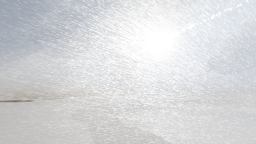
#> input picture data/bookmarks/default_beam_snow_antarctica.png, 256 x 144 px, given in place of bookmarks, which was not available
$ python cloud_stats.py ../data/bookmarks
#> lines starting #> are read from the running program, lines starting #| are printed output that depends on the picture; after the words box and inside, x2 and y2 are one past the last pixel; in counts of white or black regions, pixels touching at a corner belong together; pictures that were not available may be replaced by others from this repository, and a replacement may not be noted
#!/usr/bin/env python3
"""Cloud-field statistics for benchmarking the clouds' look from space against real imagery (review 17).

    python tools/cloud_stats.py image.png [image2.jpg ...] [--km-per-px 0.8] [--crop x,y,w,h] [--mask out.png]

For each image: a cloud mask (bright and unsaturated: white cloud over a dark sea or land, Otsu threshold on
brightness - saturation), then
  cover        the cloud fraction
  D            the perimeter-area fractal dimension of the cloud objects: P ~ A^(D/2) over objects of 10 px
               and up (Lovejoy 1982: D ~ 1.35 for real cloud and rain areas from 1 to 1e6 km^2; smooth blobs
               come out near 1.0-1.15, the "Perlin" look)
  size_b       the exponent of the object-area distribution, N(> A) ~ A^-b (real cloud fields ~0.7-1.0)
  spec_slope   the radially averaged power spectrum slope of the cloud MASK (k^-slope; smaller = more fine
               structure; the brightness spectrum is confounded by glint and limb gradients in renders)
  holes        clear "holes" per 1000 km^2 inside cloudy areas (open cells and broken decks have many)
Prints a table (JSON with --json). Needs numpy, scipy, Pillow.
"""
import argparse
import json
import os
import sys

import numpy as np
from PIL import Image

try:
    from scipy import ndimage
except ImportError:
    sys.exit("cloud_stats needs scipy")


def otsu(v):
    h, e = np.histogram(v, bins=256)
    c = (e[:-1] + e[1:]) / 2
    w0 = np.cumsum(h)
    w1 = w0[-1] - w0
    m0 = np.cumsum(h * c) / np.maximum(w0, 1)
    mt = (h * c).sum()
    m1 = (mt - np.cumsum(h * c)) / np.maximum(w1, 1)
    return c[np.argmax(w0 * w1 * (m0 - m1) ** 2)]


def stats(path, kmpx, crop=None, maskout=None, scale=1.0):
#> called with path = '../data/bookmarks', kmpx = 0.8, scale = 1
    im = Image.open(path).convert("RGB")
    if crop:
        x, y, w, h = crop
        im = im.crop((x, y, x + w, y + h))
    if scale != 1.0:   # compare at one ground resolution: renders' clouds are half-res, MODIS thumbnails sharp
        im = im.resize((max(1, int(im.width * scale)), max(1, int(im.height * scale))), Image.BOX)
        kmpx /= scale
    a = np.asarray(im).astype(np.float64) / 255.0
    mx, mn = a.max(-1), a.min(-1)
    bright = 0.2126 * a[..., 0] + 0.7152 * a[..., 1] + 0.0722 * a[..., 2]
    sat = (mx - mn) / np.maximum(mx, 1e-3)
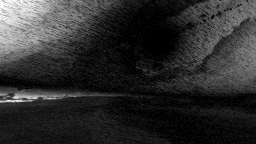
#> sat: shape (144, 256) float64; min 0, max 0.12, mean 0.0217; drawn with min black and max white
    score = bright - 0.6 * sat
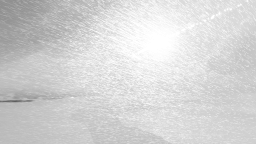
#> score: shape (144, 256) float64; min 0.369, max 1, mean 0.834
    thr = otsu(score)
#> in otsu, `h, e = np.histogram(v, bins=256)`: h = 256 values, max 513 at index 255, min 0 at index 1, mean 144; e = 257 values from 0.369 to 1
#> in otsu, `c = (e[:-1] + e[1:]) / 2`: c = 256 values from 0.37 to 0.999
#> in otsu, `w0 = np.cumsum(h)`: w0 = 256 values from 1 to 36864
#> in otsu, `w1 = w0[-1] - w0`: w1 = 256 values, max 36863 at index 0, min 0 at index 255, mean 27110.7
#> in otsu, `m0 = np.cumsum(h * c) / np.maximum(w0, 1)`: m0 = 256 values from 0.37 to 0.834
#> in otsu, `mt = (h * c).sum()`: mt = 30751.7
#> in otsu, `m1 = (mt - np.cumsum(h * c)) / np.maximum(w1, 1)`: m1 = 256 values, max 0.999 at index 254, min -7.28e-12 at index 255, mean 0.872
#> thr = 0.826
    mask = score > thr
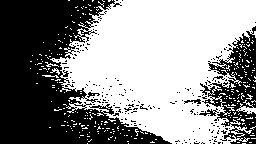
#> mask: shape (144, 256) bool; 55.7% white; 193 black regions (187 under 20 px), largest, box (x1, y1, x2, y2) and area: (0, 0, 172, 144) 12884, (200, 26, 256, 144) 2804, (199, 108, 219, 116) 63, (184, 99, 201, 104) 44, (87, 92, 100, 98) 33, (212, 76, 225, 81) 24
    mask = ndimage.binary_opening(mask, iterations=1)
#> mask: shape (144, 256) bool; 50.2% white; 96 black regions (93 under 20 px), largest, box (x1, y1, x2, y2) and area: (0, 0, 172, 144) 14011, (184, 26, 256, 144) 4064, (124, 104, 148, 113) 77
    if maskout:
        Image.fromarray((mask * 255).astype(np.uint8)).save(maskout)
    lab, n = ndimage.label(mask)
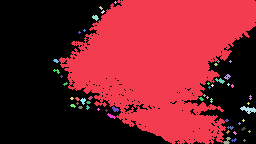
#> lab: shape (144, 256) int32; 53 distinct labels, from 0 to 52; one colour per label, 0 black
#> n = 52
    areas = ndimage.sum(np.ones_like(lab), lab, index=np.arange(1, n + 1))
#> areas = 52 values, max 17907 at index 0, min 5 at index 1, mean 355.6
    # perimeter: boundary pixels (4-neighbour) per object
    er = ndimage.binary_erosion(mask)
#> er: shape (144, 256) bool; 45% white; 100 white regions (98 under 20 px), largest, box (x1, y1, x2, y2) and area: (61, 1, 255, 143) 16316, (241, 107, 255, 112) 29
    edge = mask & ~er
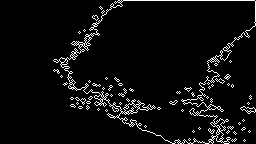
#> edge: shape (144, 256) bool; 5.2% white in thin lines or dots, all inside (x1, y1, x2, y2) = (53, 0, 256, 144)
    per = ndimage.sum(edge, lab, index=np.arange(1, n + 1))
#> per = 52 values, max 1501 at index 0, min 4 at index 1, mean 36.67
    keep = (areas >= 10) & (per > 0)
    D = float("nan")
    if keep.sum() >= 8:
        slope = np.polyfit(np.log(areas[keep]), np.log(per[keep]), 1)[0]
#> slope = 0.711
        D = 2.0 * slope
#> D = 1.42
    b = float("nan")
    A = np.sort(areas[areas >= 10])[::-1]
#> A = 22 values, max 17907 at index 0, min 10 at index 21, mean 832.2
    if len(A) >= 8:
        N = np.arange(1, len(A) + 1)
#> N = 22 values from 1 to 22
        sel = (A > 30) & (A < A[0] * 0.5)
        if sel.sum() >= 5:
            b = -np.polyfit(np.log(A[sel]), np.log(N[sel]), 1)[0]
    # spectrum
    g = mask.astype(np.float64) - mask.mean()   # the MASK's spectrum: brightness gradients (glint, limb) confound it
    F = np.abs(np.fft.fftshift(np.fft.fft2(g))) ** 2
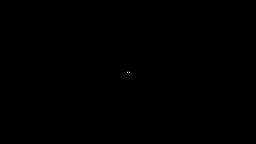
#> F: shape (144, 256) float64; min 8.27e-25, max 90464781.9, mean 9215.9; drawn with min black and max white
    hh, ww = g.shape
#> hh = 144; ww = 256
    yy, xx = np.indices(F.shape)
    r = np.sqrt((xx - ww / 2) ** 2 + (yy - hh / 2) ** 2).astype(int)
    rad = np.bincount(r.ravel(), F.ravel()) / np.maximum(np.bincount(r.ravel()), 1)
#> rad = 147 values, max 29134731 at index 1, min 8.27e-25 at index 0, mean 217757.1
    k = np.arange(len(rad))
#> k = 147 values from 0 to 146
    sel = (k > 4) & (k < min(hh, ww) // 4)
    spec = float(-np.polyfit(np.log(k[sel]), np.log(rad[sel] + 1e-12), 1)[0])
#> spec = 1.81
    # holes inside cloud: clear components not touching the border, surrounded by cloud
    clear_lab, nc = ndimage.label(~mask)
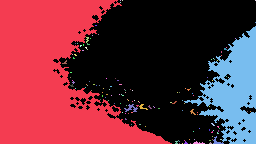
#> clear_lab: shape (144, 256) int32; 143 distinct labels, from 0 to 142; one colour per label, 0 black
#> nc = 142
    border = set(np.unique(np.concatenate([clear_lab[0], clear_lab[-1], clear_lab[:, 0], clear_lab[:, -1]])))
#> border = 15 items
    holes = sum(1 for i in range(1, nc + 1) if i not in border)
#> holes = 128
    cloud_km2 = mask.sum() * kmpx * kmpx
#> cloud_km2 = 11834.2
    return {"image": os.path.basename(path), "cover": float(mask.mean()), "D": D, "size_b": b,
            "spec_slope": spec, "objects": int(keep.sum()), "holes_per_1000km2": 1000.0 * holes / max(cloud_km2, 1.0)}


def main():
    ap = argparse.ArgumentParser(description=__doc__, formatter_class=argparse.RawDescriptionHelpFormatter)
    ap.add_argument("images", nargs="+")
    ap.add_argument("--km-per-px", type=float, default=0.8)
    ap.add_argument("--crop", help="x,y,w,h")
    ap.add_argument("--mask", help="write the first image's cloud mask here")
    ap.add_argument("--json", action="store_true")
    ap.add_argument("--scale", type=float, default=1.0, help="box-resample first (match ground resolutions)")
    a = ap.parse_args()
    crop = tuple(int(v) for v in a.crop.split(",")) if a.crop else None
    rows = [stats(p, a.km_per_px, crop, a.mask if i == 0 else None, a.scale) for i, p in enumerate(a.images)]
#> rows = 1 item
    if a.json:
        print(json.dumps(rows, indent=1))
        return
    print(f"{'image':60s} {'cover':>6s} {'D':>5s} {'b':>5s} {'spec':>5s} {'objs':>5s} {'holes/1e3km2':>12s}")
    for r in rows:
        print(f"{r['image'][:60]:60s} {r['cover']:6.2f} {r['D']:5.2f} {r['size_b']:5.2f} {r['spec_slope']:5.2f} "
              f"{r['objects']:5d} {r['holes_per_1000km2']:12.2f}")
#> this loop made 1 pass
#| bookmarks                                                      0.50  1.42   nan  1.81    22        10.82


if __name__ == "__main__":
    main()
